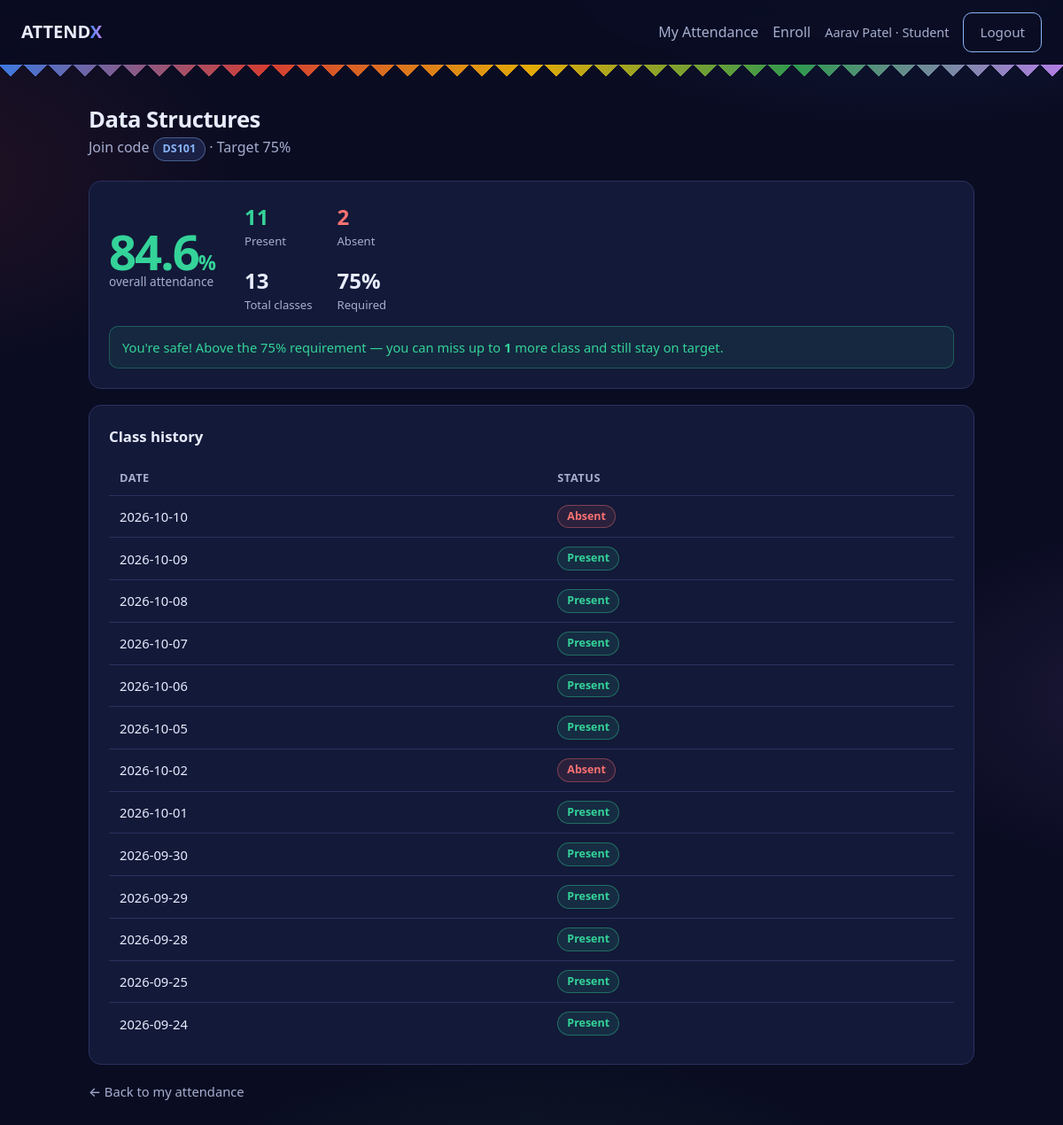
Page /student/subject/1 (signed in) on the committed database.
### tables this page shows
CREATE TABLE students (
    id INTEGER PRIMARY KEY AUTOINCREMENT,
    username TEXT UNIQUE NOT NULL,
    password_hash TEXT NOT NULL,
    name TEXT NOT NULL,
    roll_no TEXT NOT NULL
);

CREATE TABLE subjects (
    id INTEGER PRIMARY KEY AUTOINCREMENT,
    prof_id INTEGER NOT NULL REFERENCES professors(id) ON DELETE CASCADE,
    name TEXT NOT NULL,
    code TEXT UNIQUE NOT NULL,
    min_attendance_pct REAL NOT NULL DEFAULT 75
);

CREATE TABLE attendance_records (
    id INTEGER PRIMARY KEY AUTOINCREMENT,
    session_id INTEGER NOT NULL REFERENCES attendance_sessions(id) ON DELETE CASCADE,
    student_id INTEGER NOT NULL REFERENCES students(id) ON DELETE CASCADE,
    status TEXT NOT NULL CHECK(status IN ('P', 'A')),
    UNIQUE(session_id, student_id)
);

CREATE TABLE attendance_sessions (
    id INTEGER PRIMARY KEY AUTOINCREMENT,
    subject_id INTEGER NOT NULL REFERENCES subjects(id) ON DELETE CASCADE,
    session_date TEXT NOT NULL,
    created_at TEXT NOT NULL DEFAULT CURRENT_TIMESTAMP,
    UNIQUE(subject_id, session_date)
);

### app.py (the view)
@app.route("/student/subject/<int:subject_id>")
@login_required("student")
def student_subject(subject_id):
    db = get_db()
    subject = db.execute(
        """
        SELECT s.* FROM subjects s
        JOIN enrollments e ON e.subject_id = s.id
        WHERE s.id = ? AND e.student_id = ?
        """,
        (subject_id, session["user_id"]),
    ).fetchone()
    if not subject:
        flash("You are not enrolled in that subject.", "error")
        return redirect(url_for("student_dashboard"))
    stats = build_student_stats(db, subject, student_id=session["user_id"])[0]
    history = db.execute(
        """
        SELECT ses.session_date, ar.status
        FROM attendance_sessions ses
        LEFT JOIN attendance_records ar ON ar.session_id = ses.id AND ar.student_id = ?
        WHERE ses.subject_id = ?
        ORDER BY ses.session_date DESC
        """,
        (session["user_id"], subject_id),
    ).fetchall()
    return render_template("student_subject.html", subject=subject, stats=stats, history=history)

### app.py (called while the page is built)
def get_db():
    if "db" not in g:
        g.db = sqlite3.connect(DB_PATH)
        g.db.row_factory = sqlite3.Row
        g.db.execute("PRAGMA foreign_keys = ON")
    return g.db

def login_required(role):
    def decorator(view):
        @wraps(view)
        def wrapped(*args, **kwargs):
            if session.get("role") != role:
                flash("Please log in first.", "error")
                return redirect(url_for("prof_login" if role == "prof" else "student_login"))
            return view(*args, **kwargs)
        return wrapped
    return decorator

def attendance_advisory(attended, total, target):
    data = {
        "attended": attended,
        "total": total,
        "absent": total - attended,
        "target": target,
        "pct": round(attended / total * 100, 1) if total else 0.0,
        "status": "no_classes",
        "classes_to_attend": None,
        "can_miss": None,
    }
    if total == 0:
        return data
    pct = attended / total * 100
    if pct >= target:
        data["status"] = "safe"
        data["can_miss"] = max(0, math.floor((100 * attended - target * total) / target))
    elif attended == 0:
        data["status"] = "critical"
        data["classes_to_attend"] = 1
    else:
        data["status"] = "below"
        if target < 100:
            n = math.ceil((target * total - 100 * attended) / (100 - target))
            data["classes_to_attend"] = max(1, n)
    return data

def total_sessions(db, subject_id):
    return db.execute(
        "SELECT COUNT(*) AS c FROM attendance_sessions WHERE subject_id = ?",
        (subject_id,),
    ).fetchone()["c"]

### templates/student_subject.html (shortened to what this page needs)
{% extends "base.html" %}
{% block content %}
<div class="page-head">
  <div>
    <h1>{{ subject.name }}</h1>
    <p class="muted">Join code <span class="badge badge-code">{{ subject.code }}</span> · Target {{ subject.min_attendance_pct|int }}%</p>
  </div>
</div>
<div class="card">
  <div class="detail-grid">
    <div class="big-pct big-detail {{ 'ok' if stats.status == 'safe' else ('warn' if stats.status == 'below' else 'bad') }}">
      {{ stats.pct }}<span>%</span>
      <div class="detail-sub">overall attendance</div>
    </div>
    <div class="detail-stats">
      <div class="stat"><span class="stat-num ok">{{ stats.attended }}</span><span class="stat-label">Present</span></div>
      <div class="stat"><span class="stat-num bad">{{ stats.absent }}</span><span class="stat-label">Absent</span></div>
      <div class="stat"><span class="stat-num">{{ stats.total }}</span><span class="stat-label">Total classes</span></div>
      <div class="stat"><span class="stat-num">{{ subject.min_attendance_pct|int }}%</span><span class="stat-label">Required</span></div>
    </div>
  </div>
  <div class="advisory {{ 'ok' if stats.status == 'safe' else ('warn' if stats.status == 'below' else 'bad') }}">
    {% if stats.status == 'no_classes' %}
      No classes held yet — check back after your first class.
    {% elif stats.status == 'safe' %}
      You're safe! Above the {{ subject.min_attendance_pct|int }}% requirement —
      you can miss up to <strong>{{ stats.can_miss }}</strong> more class{{ 'es' if stats.can_miss != 1 }}
      and still stay on target.
    {% elif stats.status == 'critical' %}
      You have no attendance record yet. Attend your next class to start — one class puts you at 100%.
    {% else %}
      You're currently at {{ stats.pct }}% (required: {{ subject.min_attendance_pct|int }}%).
      Attend the next <strong>{{ stats.classes_to_attend }}</strong> consecutive class{{ 'es' if stats.classes_to_attend != 1 }}
      to bring your attendance up to {{ subject.min_attendance_pct|int }}%.
    {% endif %}
  </div>
</div>
<div class="card">
  <h2 class="card-title">Class history</h2>
  {% if history %}
  <div class="table-wrap">
    <table>
      <thead><tr><th>Date</th><th>Status</th></tr></thead>
      <tbody>
        {% for h in history %}
        <tr>
          <td>{{ h.session_date }}</td>
          <td>
            {% if h.status == 'P' %}<span class="badge badge-ok">Present</span>
            {% elif h.status == 'A' %}<span class="badge badge-err">Absent</span>
            {% else %}<span class="badge">Not recorded</span>{% endif %}
          </td>
        </tr>
        {% endfor %}
      </tbody>
    </table>
  </div>
  {% else %}
  <p class="muted">No classes recorded yet.</p>
  {% endif %}
</div>
<a class="back-link" href="{{ url_for('student_dashboard') }}">← Back to my attendance</a>
{% endblock %}

### templates/base.html (shortened to what this page needs)
<!DOCTYPE html>
<html lang="en">
<head>
  <link rel="stylesheet" href="{{ url_for('static', filename='style.css') }}">
</head>
<body>
  <nav class="nav">
    <a class="brand" href="{{ url_for('index') }}">ATTEND<span>X</span></a>
    <div class="nav-links">
      {% if session.get('role') == 'prof' %}
        <a href="{{ url_for('prof_dashboard') }}">Dashboard</a>
        <a href="{{ url_for('subject_new') }}">New Subject</a>
        <span class="nav-user">{{ session.get('name') }} · Professor</span>
        <a class="btn btn-outline" href="{{ url_for('logout') }}">Logout</a>
      {% elif session.get('role') == 'student' %}
        <a href="{{ url_for('student_dashboard') }}">My Attendance</a>
        <a href="{{ url_for('enroll') }}">Enroll</a>
        <span class="nav-user">{{ session.get('name') }} · Student</span>
        <a class="btn btn-outline" href="{{ url_for('logout') }}">Logout</a>
      {% else %}
        <a href="{{ url_for('prof_login') }}">Professor</a>
        <a href="{{ url_for('student_login') }}">Student</a>
      {% endif %}
    </div>
  </nav>
  <main class="container">
    {% block content %}{% endblock %}
  </main>
</body>
</html>

### rows in the picture
students: get "Aarav Patel"
subjects: name "Data Structures", code "DS101", min_attendance_pct "75"
attendance_records: session_date "2026-10-10", status "Absent"
attendance_records: session_date "2026-10-09", status "Present"
attendance_records: session_date "2026-10-08", status "Present"
attendance_records: session_date "2026-10-07", status "Present"
attendance_records: session_date "2026-10-06", status "Present"
attendance_records: session_date "2026-10-05", status "Present"
attendance_records: session_date "2026-10-02", status "Absent"
attendance_records: session_date "2026-10-01", status "Present"
attendance_records: session_date "2026-09-30", status "Present"
attendance_records: session_date "2026-09-29", status "Present"
attendance_records: session_date "2026-09-28", status "Present"
attendance_records: session_date "2026-09-25", status "Present"
attendance_records: session_date "2026-09-24", status "Present"

### other values in the picture
{{ stats.pct }} "84.6"
{{ stats.attended }} "11"
{{ stats.absent }} "2"
{{ stats.total }} "13"
{{ stats.can_miss }} "1"
